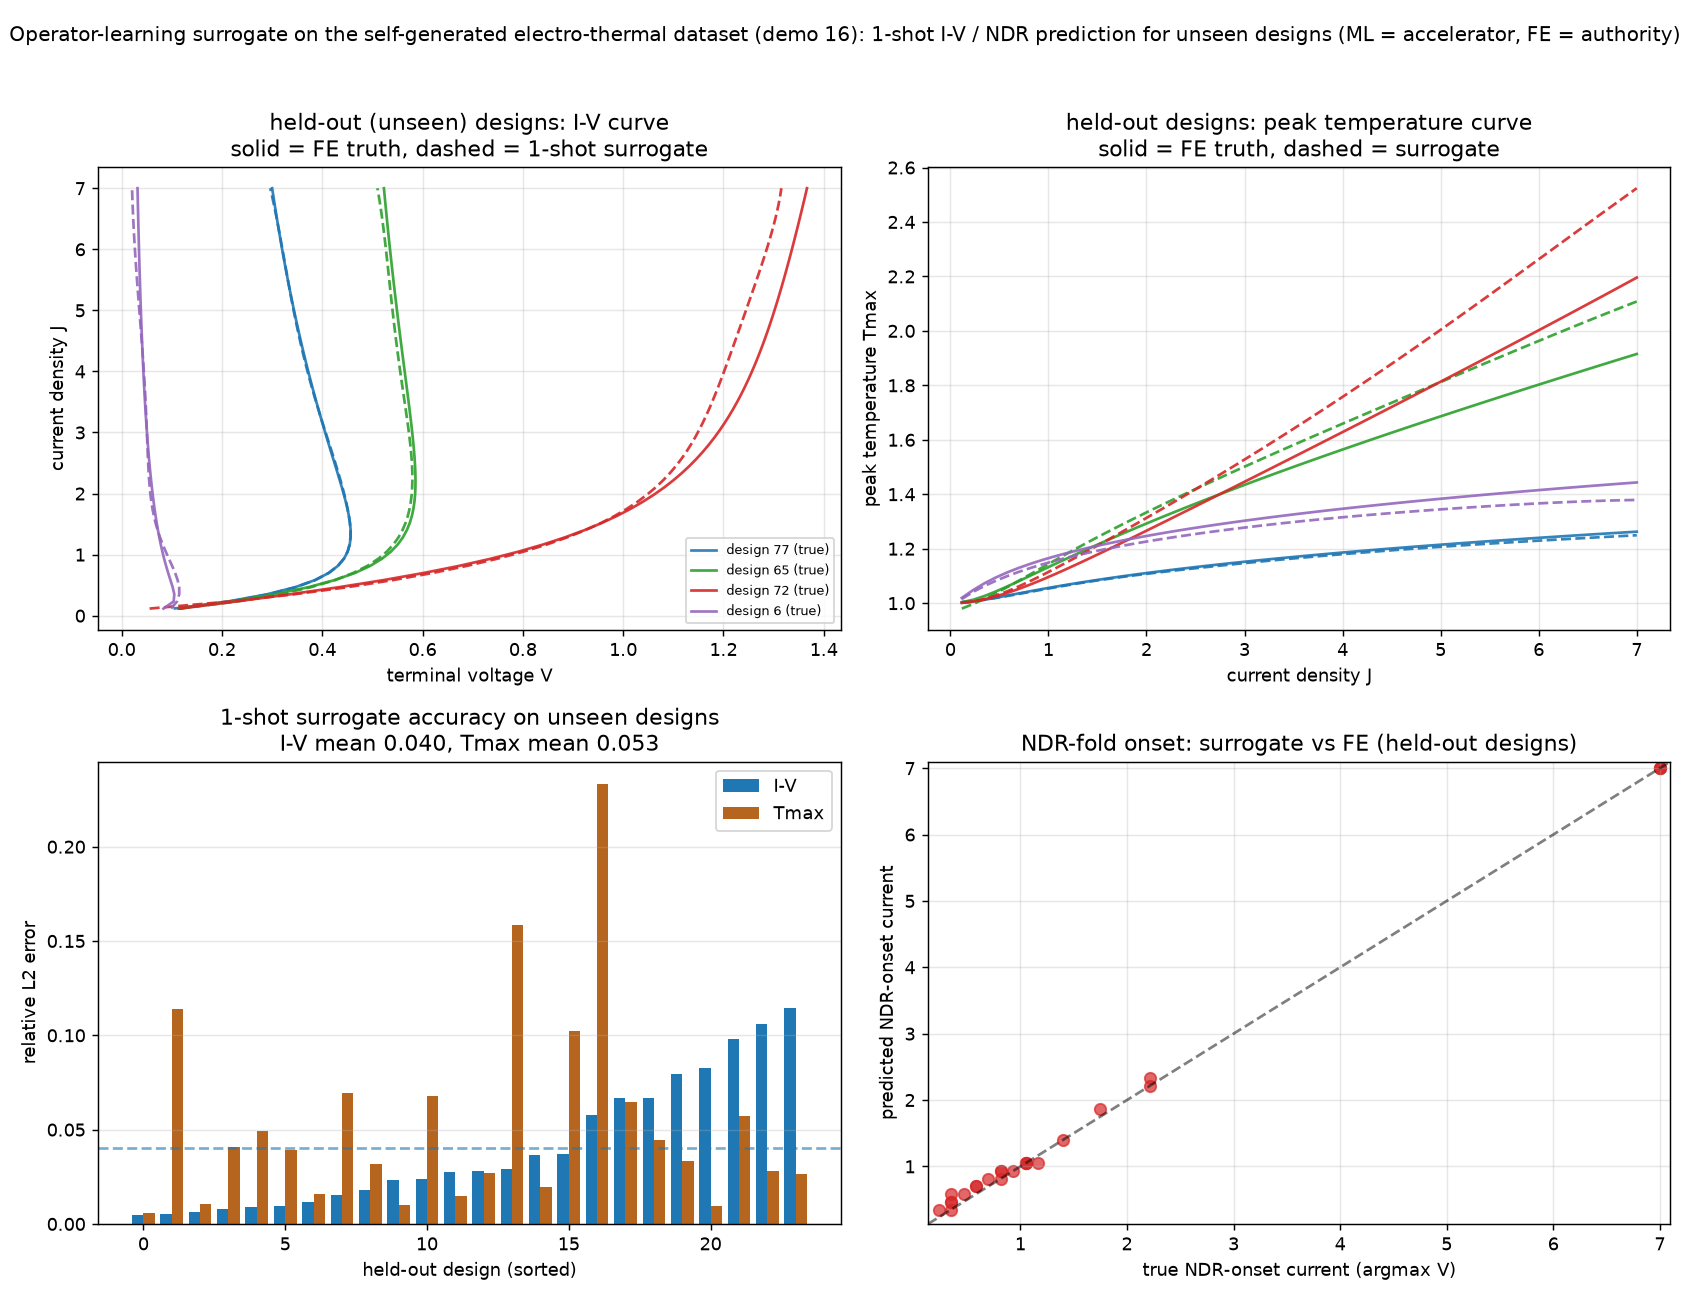

This figure's Python source:
"""electrothermal_operator.py — operator-learning surrogate for research theme G,
trained on the SELF-GENERATED design-space dataset from ⑯-dataset
(electrothermal_dataset.py -> electrothermal_dataset.npz). ML is the subordinate
ACCELERATOR here: the weak-form FE self-consistent solve (⑯) is the accuracy
authority and generated the data; this net just screens the design space fast.

Task (a DeepONet, same branch/trunk pattern as ⑪ gaa_operator_deeponet.py):
    branch : design params (EA, HSINK, KAPPA)          -> q latent
    trunk  : query current density J                    -> q latent
    output : <branch, trunk> -> (V, Tmax) at that (design, J)
So one forward pass predicts a whole self-heating I-V curve AND peak-temperature
curve for an UNSEEN (EA,HSINK,KAPPA) design — no FE continuation sweep needed. The
NDR-fold onset (argmax_J V) is read off the predicted curve, i.e. the regime label
comes for free.

Split: of the 80 design points, a random subset is held out entirely (unseen
designs). Param and target normalization use TRAIN designs only (no leakage of the
held-out designs into preprocessing). Reported: relative-L2 of the predicted I-V and
Tmax curves on the held-out designs, and predicted-vs-true NDR-onset current.

Honest scope: the design space is smooth and low-dimensional (3 params on an
8x5x2 grid), so held-out points are interpolations — the surrogate's job is fast
screening / inverse design, not extrapolation, and FE remains the authority. Scaled
units inherited from ⑯. This is the "surrogate trained on the ⑯ dataset" step; the
physics (⑯–⑳) is the substance.

Run:  python3 electrothermal_operator.py            (needs electrothermal_dataset.npz)
      python3 electrothermal_operator.py --help
If the dataset is missing:  python3 electrothermal_dataset.py
"""
from __future__ import annotations

import argparse
import os

import numpy as np
import torch
import torch.nn as nn

SEED = 20260726
DATA = "electrothermal_dataset.npz"


class DeepONet2(nn.Module):
    """Branch (design params) x Trunk (query current) -> 2 outputs (V, Tmax)."""

    def __init__(self, n_param=3, n_feat=5, q=48, width=64, n_out=2):
        super().__init__()
        self.q = q; self.n_out = n_out
        self.branch = nn.Sequential(
            nn.Linear(n_param, width), nn.SiLU(),
            nn.Linear(width, width), nn.SiLU(),
            nn.Linear(width, n_out * q),
        )
        self.trunk = nn.Sequential(
            nn.Linear(n_feat, width), nn.SiLU(),
            nn.Linear(width, width), nn.SiLU(),
            nn.Linear(width, q),
        )
        self.b0 = nn.Parameter(torch.zeros(n_out))

    def forward(self, params, feats):
        b = self.branch(params).view(-1, self.n_out, self.q)   # (B, C, q)
        t = self.trunk(feats)                                  # (M, q)
        out = torch.einsum("bcq,mq->bmc", b, t) + self.b0      # (B, M, C)
        return out


def jfeats(Jn):
    """Trunk features for a (normalized) query current."""
    Jn = np.asarray(Jn, dtype=float)
    f = np.stack([Jn, Jn ** 2, np.sqrt(np.clip(Jn, 0, None)),
                  np.sin(np.pi * Jn), np.cos(np.pi * Jn)], axis=1)
    return torch.tensor(f, dtype=torch.float32)


def main():
    ap = argparse.ArgumentParser(description=__doc__,
                                 formatter_class=argparse.RawDescriptionHelpFormatter)
    ap.add_argument("--data", type=str, default=DATA)
    ap.add_argument("--ntest", type=int, default=24, help="held-out (unseen) designs")
    ap.add_argument("--epochs", type=int, default=3000)
    ap.add_argument("--out", type=str, default="electrothermal_operator.png")
    args = ap.parse_args()

    if not os.path.exists(args.data):
        ap.error(f"{args.data} not found — generate it first: python3 electrothermal_dataset.py")
    torch.manual_seed(SEED); np.random.seed(SEED)

    d = np.load(args.data, allow_pickle=True)
    combos = d["combos"].astype(float)            # (ncombo, 3) EA,HSINK,KAPPA
    Js = d["Js"].astype(float)                    # (nstep,)
    V = d["V"].astype(float)                      # (ncombo, nstep)
    Tmax = d["Tmax"].astype(float)                # (ncombo, nstep)
    nc, ns = V.shape
    jmax = Js.max(); Jn = Js / jmax

    # train / test split over DESIGNS (whole I-V curves held out)
    perm = np.random.permutation(nc)
    test_idx = np.sort(perm[:args.ntest]); train_idx = np.sort(perm[args.ntest:])

    # normalization from TRAIN designs only (no leakage)
    p_mu = combos[train_idx].mean(0); p_sd = combos[train_idx].std(0) + 1e-9
    Pn = (combos - p_mu) / p_sd
    v_mu = V[train_idx].mean(); v_sd = V[train_idx].std() + 1e-9
    t_mu = Tmax[train_idx].mean(); t_sd = Tmax[train_idx].std() + 1e-9
    Vn = (V - v_mu) / v_sd; Tn = (Tmax - t_mu) / t_sd

    feats = jfeats(Jn)                                            # (ns, 5)
    P = torch.tensor(Pn, dtype=torch.float32)
    Y = torch.stack([torch.tensor(Vn, dtype=torch.float32),
                     torch.tensor(Tn, dtype=torch.float32)], dim=-1)   # (nc, ns, 2)
    tr = torch.tensor(train_idx)

    net = DeepONet2()
    opt = torch.optim.Adam(net.parameters(), lr=2e-3)
    sched = torch.optim.lr_scheduler.StepLR(opt, step_size=1200, gamma=0.5)
    for ep in range(args.epochs):
        opt.zero_grad()
        pred = net(P[tr], feats)                                  # (ntr, ns, 2)
        loss = ((pred - Y[tr]) ** 2).mean()
        loss.backward(); opt.step(); sched.step()
        if (ep + 1) % 600 == 0:
            print(f"  epoch {ep+1:4d}  train MSE {loss.item():.4e}")

    net.eval()
    with torch.no_grad():
        pred_all = net(P, feats).numpy()                         # (nc, ns, 2)
    V_pred = pred_all[..., 0] * v_sd + v_mu
    T_pred = pred_all[..., 1] * t_sd + t_mu

    def rel_l2(a, b):
        return float(np.linalg.norm(a - b) / (np.linalg.norm(b) + 1e-12))

    v_err = np.array([rel_l2(V_pred[i], V[i]) for i in test_idx])
    t_err = np.array([rel_l2(T_pred[i], Tmax[i]) for i in test_idx])
    # NDR onset (argmax V) predicted vs true, on held-out designs
    ndr_true = Js[np.argmax(V[test_idx], axis=1)]
    ndr_pred = Js[np.argmax(V_pred[test_idx], axis=1)]
    ndr_mae = float(np.mean(np.abs(ndr_pred - ndr_true)))

    print(f"\nelectro-thermal operator surrogate (DeepONet on ⑯-dataset)")
    print(f"  designs: {len(train_idx)} train / {len(test_idx)} held-out (unseen), "
          f"{ns} currents each")
    print(f"  held-out I-V   relative-L2: mean {v_err.mean():.3f}  median {np.median(v_err):.3f}")
    print(f"  held-out Tmax  relative-L2: mean {t_err.mean():.3f}  median {np.median(t_err):.3f}")
    print(f"  NDR-onset current (argmax V) MAE on held-out: {ndr_mae:.3f} "
          f"(current grid step {Js[1]-Js[0]:.3f})")
    print(f"  -> 1 forward pass predicts a full I-V + Tmax curve for an unseen design "
          f"(no FE sweep); FE stays the accuracy authority")

    _plot(args.out, Js, V, V_pred, Tmax, T_pred, test_idx, v_err, t_err,
          ndr_true, ndr_pred)
    print(f"wrote {args.out}")


def _plot(out, Js, V, V_pred, Tmax, T_pred, test_idx, v_err, t_err, ndr_true, ndr_pred):
    import matplotlib
    matplotlib.use("Agg")
    import matplotlib.pyplot as plt
    fig, ax = plt.subplots(2, 2, figsize=(13, 10))

    # a few held-out I-V curves: true vs predicted
    order = test_idx[np.argsort(v_err)]
    show = order[np.linspace(0, len(order) - 1, 4).astype(int)]
    colors = ["#1f77b4", "#2ca02c", "#d62728", "#9467bd"]
    for c, i in zip(colors, show):
        ax[0, 0].plot(V[i], Js, "-", color=c, alpha=0.9, label=f"design {i} (true)")
        ax[0, 0].plot(V_pred[i], Js, "--", color=c, alpha=0.9)
    ax[0, 0].set_xlabel("terminal voltage V"); ax[0, 0].set_ylabel("current density J")
    ax[0, 0].set_title("held-out (unseen) designs: I-V curve\nsolid = FE truth, dashed = 1-shot surrogate")
    ax[0, 0].legend(fontsize=7); ax[0, 0].grid(True, alpha=0.3)

    # Tmax curves true vs predicted
    for c, i in zip(colors, show):
        ax[0, 1].plot(Js, Tmax[i], "-", color=c, alpha=0.9)
        ax[0, 1].plot(Js, T_pred[i], "--", color=c, alpha=0.9)
    ax[0, 1].set_xlabel("current density J"); ax[0, 1].set_ylabel("peak temperature Tmax")
    ax[0, 1].set_title("held-out designs: peak temperature curve\nsolid = FE truth, dashed = surrogate")
    ax[0, 1].grid(True, alpha=0.3)

    # relative-L2 per held-out design
    xs = np.arange(len(test_idx))
    ax[1, 0].bar(xs - 0.2, np.sort(v_err), width=0.4, color="#1f77b4", label="I-V")
    ax[1, 0].bar(xs + 0.2, t_err[np.argsort(v_err)], width=0.4, color="#b5651d", label="Tmax")
    ax[1, 0].axhline(v_err.mean(), color="#1f77b4", ls="--", alpha=0.6)
    ax[1, 0].set_xlabel("held-out design (sorted)"); ax[1, 0].set_ylabel("relative L2 error")
    ax[1, 0].set_title(f"1-shot surrogate accuracy on unseen designs\n"
                       f"I-V mean {v_err.mean():.3f}, Tmax mean {t_err.mean():.3f}")
    ax[1, 0].legend(); ax[1, 0].grid(True, axis="y", alpha=0.3)

    # NDR-onset parity
    lim = [min(ndr_true.min(), ndr_pred.min()) - 0.1, max(ndr_true.max(), ndr_pred.max()) + 0.1]
    ax[1, 1].plot(lim, lim, "k--", alpha=0.5)
    ax[1, 1].scatter(ndr_true, ndr_pred, s=40, color="#d62728", alpha=0.7)
    ax[1, 1].set_xlim(lim); ax[1, 1].set_ylim(lim)
    ax[1, 1].set_xlabel("true NDR-onset current (argmax V)")
    ax[1, 1].set_ylabel("predicted NDR-onset current")
    ax[1, 1].set_title("NDR-fold onset: surrogate vs FE (held-out designs)")
    ax[1, 1].grid(True, alpha=0.3)

    fig.suptitle("Operator-learning surrogate on the self-generated electro-thermal "
                 "dataset (demo 16): 1-shot I-V / NDR prediction for unseen designs "
                 "(ML = accelerator, FE = authority)", fontsize=11)
    fig.tight_layout(rect=[0, 0, 1, 0.96])
    fig.savefig(out, dpi=130)


if __name__ == "__main__":
    main()
